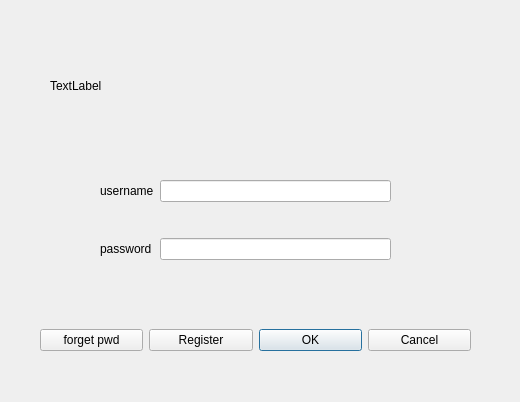
 <widget class="QDialog" name="login_window">
  <property name="geometry">
   <rect>
    <x>0</x>
    <y>0</y>
    <width>520</width>
    <height>402</height>
   </rect>
  </property>
  <property name="windowTitle">
   <string>Dialog</string>
  </property>
  <property name="styleSheet">
   <string notr="true">/* ---------------------------------------------------------------------------

    Created by the qtsass compiler

    WARNING! All changes made in this file will be lost!

--------------------------------------------------------------------------- */
/* QDarkStyleSheet -----------------------------------------------------------

This is the main style sheet, the palette has eight colors.

It is based on three selecting colors, three greyish (background) colors
plus three whitish (foreground) colors. Each set of widgets of the same
type have a header like this:

    ------------------
    GroupName --------
    ------------------

And each widget is separated with a header like this:

    QWidgetName ------

This makes more easy to find and change some css field. The basic
configuration is described bellow.

    BACKGROUND -----------

        Light  #4D545B #505F69 (unpressed)
        Normal #31363B #32414B (border, disabled, pressed, checked, toolbars, menus)
        Dark   #232629 #19232D (background)

    FOREGROUND -----------

        Light  #EFF0F1 #F0F0F0 (texts/labels)
        Normal         #AAAAAA (not used yet)
        Dark   #505F69 #787878 (disabled texts)

    SELECTION ------------

        Light  #179AE0 #148CD2 (selection/hover/active)
        Normal #3375A3 #1464A0 (selected)
        Dark   #18465D #14506E (selected disabled)

If a stranger configuration is required because of a bugfix or anything
else, keep the comment on the line above so nobody changes it, including the
issue number.

*/
/*

See Qt documentation:

//  - https://doc.qt.io/qt-5/stylesheet.html
//  - https://doc.qt.io/qt-5/stylesheet-reference.html
//  - https://doc.qt.io/qt-5/stylesheet-examples.html

--------------------------------------------------------------------------- */
/* QWidget ----------------------------------------------------------------

--------------------------------------------------------------------------- */
QWidget {
  background-color: #19232D;
  border: 0px solid #32414B;
  padding: 0px;
  color: #F0F0F0;
  selection-background-color: #1464A0;
  selection-color: #F0F0F0;
}

QWidget:disabled {
  background-color: #19232D;
  color: #787878;
  selection-background-color: #14506E;
  selection-color: #787878;
}

QWidget::item:selected {
  background-color: #1464A0;
}

QWidget::item:hover {
  background-color: #148CD2;
  color: #32414B;
}

/* QMainWindow ------------------------------------------------------------



--------------------------------------------------------------------------- */
QMainWindow::separator {
  background-color: #32414B;
  border: 0px solid #19232D;
  spacing: 0px;
  padding: 2px;
}

QMainWindow::separator:hover {
  background-color: #505F69;
  border: 0px solid #148CD2;
}

QMainWindow::separator:horizontal {
  width: 5px;
  margin-top: 2px;
  margin-bottom: 2px;
  image: url(&quot;:/qss_icons/rc/Vsepartoolbar.png&quot;);
}

QMainWindow::separator:vertical {
  height: 5px;
  margin-left: 2px;
  margin-right: 2px;
  image: url(&quot;:/qss_icons/rc/Hsepartoolbar.png&quot;);
}

/* QToolTip ---------------------------------------------------------------


--------------------------------------------------------------------------- */
QToolTip {
  background-color: #148CD2;
  border: 1px solid #19232D;
  color: #19232D;
  /* Remove padding, for fix combo box tooltip */
  padding: 0px;
  /* Reducing transparency to read better */
  opacity: 230;
}

/* QStatusBar -------------------------------------------------------------


--------------------------------------------------------------------------- */
QStatusBar {
  border: 1px solid #32414B;
  /* Fixes Spyder #9120, #9121 */
  background: #32414B;
}

QStatusBar QToolTip {
  background-color: #148CD2;
  border: 1px solid #19232D;
  color: #19232D;
  /* Remove padding, for fix combo box tooltip */
  padding: 0px;
  /* Reducing transparency to read better */
  opacity: 230;
}

QStatusBar QLabel {
  /* Fixes Spyder #9120, #9121 */
  background: transparent;
}

/* QCheckBox --------------------------------------------------------------


--------------------------------------------------------------------------- */
QCheckBox {
  background-color: #19232D;
  color: #F0F0F0;
  spacing: 4px;
  outline: none;
  padding-top: 4px;
  padding-bottom: 4px;
}

QCheckBox:focus {
  border: none;
}

QCheckBox QWidget:disabled {
  background-color: #19232D;
  color: #787878;
}

QCheckBox::indicator {
  margin-left: 4px;
  width: 16px;
  height: 16px;
}

QCheckBox::indicator:unchecked {
  image: url(&quot;:/qss_icons/rc/checkbox_unchecked.png&quot;);
}

QCheckBox::indicator:unchecked:hover, QCheckBox::indicator:unchecked:focus, QCheckBox::indicator:unchecked:pressed {
  border: none;
  image: url(&quot;:/qss_icons/rc/checkbox_unchecked_focus.png&quot;);
}

QCheckBox::indicator:unchecked:disabled {
  image: url(&quot;:/qss_icons/rc/checkbox_unchecked_disabled.png&quot;);
}

QCheckBox::indicator:checked {
  image: url(&quot;:/qss_icons/rc/checkbox_checked.png&quot;);
}

QCheckBox::indicator:checked:hover, QCheckBox::indicator:checked:focus, QCheckBox::indicator:checked:pressed {
  border: none;
  image: url(&quot;:/qss_icons/rc/checkbox_checked_focus.png&quot;);
}

QCheckBox::indicator:checked:disabled {
  image: url(&quot;:/qss_icons/rc/checkbox_checked_disabled.png&quot;);
}

QCheckBox::indicator:indeterminate {
  image: url(&quot;:/qss_icons/rc/checkbox_indeterminate.png&quot;);
}

QCheckBox::indicator:indeterminate:disabled {
  image: url(&quot;:/qss_icons/rc/checkbox_indeterminate_disabled.png&quot;);
}

QCheckBox::indicator:indeterminate:focus, QCheckBox::indicator:indeterminate:hover, QCheckBox::indicator:indeterminate:pressed {
  image: url(&quot;:/qss_icons/rc/checkbox_indeterminate_focus.png&quot;);
}

/* QGroupBox --------------------------------------------------------------

--------------------------------------------------------------------------- */
QGroupBox {
  font-weight: bold;
  border: 1px solid #32414B;
  border-radius: 4px;
  padding: 4px;
  margin-top: 16px;
}

QGroupBox::title {
  subcontrol-origin: margin;
  subcontrol-position: top left;
  left: 3px;
  padding-left: 3px;
  padding-right: 5px;
  padding-top: 8px;
  padding-bottom: 16px;
}

QGroupBox::indicator {
  margin-left: 2px;
  width: 16px;
  height: 16px;
}

QGroupBox::indicator:unchecked:hover, QGroupBox::indicator:unchecked:focus, QGroupBox::indicator:unchecked:pressed {
  border: none;
  image: url(&quot;:/qss_icons/rc/checkbox_unchecked_focus.png&quot;);
}

QGroupBox::indicator:unchecked:disabled {
  image: url(&quot;:/qss_icons/rc/checkbox_unchecked_disabled.png&quot;);
}

QGroupBox::indicator:checked:hover, QGroupBox::indicator:checked:focus, QGroupBox::indicator:checked:pressed {
  border: none;
  image: url(&quot;:/qss_icons/rc/checkbox_checked_focus.png&quot;);
}

QGroupBox::indicator:checked:disabled {
  image: url(&quot;:/qss_icons/rc/checkbox_checked_disabled.png&quot;);
}

/* QRadioButton -----------------------------------------------------------

https://doc.qt.io/qt-5/stylesheet-examples.html#customizing-qradiobutton

--------------------------------------------------------------------------- */
QRadioButton {
  background-color: #19232D;
  color: #F0F0F0;
  spacing: 0px;
  padding: 0px;
  border: none;
  outline: none;
}

QRadioButton:focus {
  border: none;
}

QRadioButton:disabled {
  background-color: #19232D;
  color: #787878;
  border: none;
  outline: none;
}

QRadioButton QWidget {
  background-color: #19232D;
  color: #F0F0F0;
  spacing: 0px;
  padding: 0px;
  outline: none;
  border: none;
}

QRadioButton::indicator {
  border: none;
  outline: none;
  margin-bottom: 2px;
  width: 25px;
  height: 25px;
}

QRadioButton::indicator:unchecked {
  image: url(&quot;:/qss_icons/rc/radio_unchecked.png&quot;);
}

QRadioButton::indicator:unchecked:hover, QRadioButton::indicator:unchecked:focus, QRadioButton::indicator:unchecked:pressed {
  border: none;
  outline: none;
  image: url(&quot;:/qss_icons/rc/radio_unchecked_focus.png&quot;);
}

QRadioButton::indicator:unchecked:disabled {
  image: url(&quot;:/qss_icons/rc/radio_unchecked_disabled.png&quot;);
}

QRadioButton::indicator:checked {
  border: none;
  outline: none;
  image: url(&quot;:/qss_icons/rc/radio_checked.png&quot;);
}

QRadioButton::indicator:checked:hover, QRadioButton::indicator:checked:focus, QRadioButton::indicator:checked:pressed {
  border: none;
  outline: none;
  image: url(&quot;:/qss_icons/rc/radio_checked_focus.png&quot;);
}

QRadioButton::indicator:checked:disabled {
  outline: none;
  image: url(&quot;:/qss_icons/rc/radio_checked_disabled.png&quot;);
}

/* QMenuBar ---------------------------------------------------------------

https://doc.qt.io/qt-5/stylesheet-examples.html#customizing-qmenubar

--------------------------------------------------------------------------- */
QMenuBar {
  background-color: #32414B;
  padding: 2px;
  border: 1px solid #19232D;
  color: #F0F0F0;
}

QMenuBar:focus {
  border: 1px solid #148CD2;
}

QMenuBar::item {
  background: transparent;
  padding: 4px;
}

QMenuBar::item:selected {
  padding: 4px;
  background: transparent;
  border: 0px solid #32414B;
}

QMenuBar::item:pressed {
  padding: 4px;
  border: 0px solid #32414B;
  background-color: #148CD2;
  color: #F0F0F0;
  margin-bottom: 0px;
  padding-bottom: 0px;
}

/* QMenu ------------------------------------------------------------------

https://doc.qt.io/qt-5/stylesheet-examples.html#customizing-qmenu

--------------------------------------------------------------------------- */
QMenu {
  border: 0px solid #32414B;
  color: #F0F0F0;
  margin: 0px;
}

QMenu::separator {
  height: 2px;
  background-color: #505F69;
  color: #F0F0F0;
  padding-left: 4px;
  margin-left: 2px;
  margin-right: 2px;
}

QMenu::icon {
  margin: 0px;
  padding-left: 4px;
}

QMenu::item {
  padding: 4px 24px 4px 24px;
  /* Reserve space for selection border */
  border: 1px transparent #32414B;
}

QMenu::item:selected {
  color: #F0F0F0;
}

QMenu::indicator {
  width: 12px;
  height: 12px;
  padding-left: 6px;
  /* non-exclusive indicator = check box style indicator (see QActionGroup::setExclusive) */
  /* exclusive indicator = radio button style indicator (see QActionGroup::setExclusive) */
}

QMenu::indicator:non-exclusive:unchecked {
  image: url(&quot;:/qss_icons/rc/checkbox_unchecked.png&quot;);
}

QMenu::indicator:non-exclusive:unchecked:selected {
  image: url(&quot;:/qss_icons/rc/checkbox_unchecked_disabled.png&quot;);
}

QMenu::indicator:non-exclusive:checked {
  image: url(&quot;:/qss_icons/rc/checkbox_checked.png&quot;);
}

QMenu::indicator:non-exclusive:checked:selected {
  image: url(&quot;:/qss_icons/rc/checkbox_checked_disabled.png&quot;);
}

QMenu::indicator:exclusive:unchecked {
  image: url(&quot;:/qss_icons/rc/radio_unchecked.png&quot;);
}

QMenu::indicator:exclusive:unchecked:selected {
  image: url(&quot;:/qss_icons/rc/radio_unchecked_disabled.png&quot;);
}

QMenu::indicator:exclusive:checked {
  image: url(&quot;:/qss_icons/rc/radio_checked.png&quot;);
}

QMenu::indicator:exclusive:checked:selected {
  image: url(&quot;:/qss_icons/rc/radio_checked_disabled.png&quot;);
}

QMenu::right-arrow {
  margin: 5px;
  image: url(&quot;:/qss_icons/rc/right_arrow.png&quot;);
}

/* QAbstractItemView ------------------------------------------------------

https://doc.qt.io/qt-5/stylesheet-examples.html#customizing-qcombobox

--------------------------------------------------------------------------- */
QAbstractItemView {
  alternate-background-color: #19232D;
  color: #F0F0F0;
  border: 1px solid #32414B;
  border-radius: 4px;
}

QAbstractItemView QLineEdit {
  padding: 2px;
}

/* QAbstractScrollArea ----------------------------------------------------

https://doc.qt.io/qt-5/stylesheet-examples.html#customizing-qabstractscrollarea

--------------------------------------------------------------------------- */
QAbstractScrollArea {
  background-color: #19232D;
  border: 1px solid #32414B;
  border-radius: 4px;
  padding: 4px;
  color: #F0F0F0;
}

QAbstractScrollArea:disabled {
  color: #787878;
}

/* QScrollArea ------------------------------------------------------------

--------------------------------------------------------------------------- */
QScrollArea QWidget QWidget:disabled {
  background-color: #19232D;
}

/* QScrollBar -------------------------------------------------------------

https://doc.qt.io/qt-5/stylesheet-examples.html#customizing-qscrollbar

--------------------------------------------------------------------------- */
QScrollBar:horizontal {
  height: 16px;
  margin: 2px 16px 2px 16px;
  border: 1px solid #32414B;
  border-radius: 4px;
  background-color: #19232D;
}

QScrollBar:vertical {
  background-color: #19232D;
  width: 16px;
  margin: 16px 2px 16px 2px;
  border: 1px solid #32414B;
  border-radius: 4px;
}

QScrollBar::handle:horizontal {
  background-color: #787878;
  border: 1px solid #32414B;
  border-radius: 4px;
  min-width: 8px;
}

QScrollBar::handle:horizontal:hover {
  background-color: #148CD2;
  border: 1px solid #148CD2;
  border-radius: 4px;
  min-width: 8px;
}

QScrollBar::handle:vertical {
  background-color: #787878;
  border: 1px solid #32414B;
  min-height: 8px;
  border-radius: 4px;
}

QScrollBar::handle:vertical:hover {
  background-color: #148CD2;
  border: 1px solid #148CD2;
  border-radius: 4px;
  min-height: 8px;
}

QScrollBar::add-line:horizontal {
  margin: 0px 0px 0px 0px;
  border-image: url(&quot;:/qss_icons/rc/right_arrow_disabled.png&quot;);
  width: 10px;
  height: 10px;
  subcontrol-position: right;
  subcontrol-origin: margin;
}

QScrollBar::add-line:horizontal:hover, QScrollBar::add-line:horizontal:on {
  border-image: url(&quot;:/qss_icons/rc/right_arrow.png&quot;);
  height: 10px;
  width: 10px;
  subcontrol-position: right;
  subcontrol-origin: margin;
}

QScrollBar::add-line:vertical {
  margin: 3px 0px 3px 0px;
  border-image: url(&quot;:/qss_icons/rc/down_arrow_disabled.png&quot;);
  height: 10px;
  width: 10px;
  subcontrol-position: bottom;
  subcontrol-origin: margin;
}

QScrollBar::add-line:vertical:hover, QScrollBar::add-line:vertical:on {
  border-image: url(&quot;:/qss_icons/rc/down_arrow.png&quot;);
  height: 10px;
  width: 10px;
  subcontrol-position: bottom;
  subcontrol-origin: margin;
}

QScrollBar::sub-line:horizontal {
  margin: 0px 3px 0px 3px;
  border-image: url(&quot;:/qss_icons/rc/left_arrow_disabled.png&quot;);
  height: 10px;
  width: 10px;
  subcontrol-position: left;
  subcontrol-origin: margin;
}

QScrollBar::sub-line:horizontal:hover, QScrollBar::sub-line:horizontal:on {
  border-image: url(&quot;:/qss_icons/rc/left_arrow.png&quot;);
  height: 10px;
  width: 10px;
  subcontrol-position: left;
  subcontrol-origin: margin;
}

QScrollBar::sub-line:vertical {
  margin: 3px 0px 3px 0px;
  border-image: url(&quot;:/qss_icons/rc/up_arrow_disabled.png&quot;);
  height: 10px;
  width: 10px;
  subcontrol-position: top;
  subcontrol-origin: margin;
}

QScrollBar::sub-line:vertical:hover, QScrollBar::sub-line:vertical:on {
  border-image: url(&quot;:/qss_icons/rc/up_arrow.png&quot;);
  height: 10px;
  width: 10px;
  subcontrol-position: top;
  subcontrol-origin: margin;
}

QScrollBar::up-arrow:horizontal, QScrollBar::down-arrow:horizontal {
  background: none;
}

QScrollBar::up-arrow:vertical, QScrollBar::down-arrow:vertical {
  background: none;
}

QScrollBar::add-page:horizontal, QScrollBar::sub-page:horizontal {
  background: none;
}

QScrollBar::add-page:vertical, QScrollBar::sub-page:vertical {
  background: none;
}

/* QTextEdit --------------------------------------------------------------

https://doc.qt.io/qt-5/stylesheet-examples.html#customizing-specific-widgets

--------------------------------------------------------------------------- */
QTextEdit {
  background-color: #19232D;
  color: #F0F0F0;
  border: 1px solid #32414B;
}

QTextEdit:hover {
  border: 1px solid #148CD2;
  color: #F0F0F0;
}

QTextEdit:selected {
  background: #1464A0;
  color: #32414B;
}

/* QPlainTextEdit ---------------------------------------------------------

--------------------------------------------------------------------------- */
QPlainTextEdit {
  background-color: #19232D;
  color: #F0F0F0;
  border-radius: 4px;
  border: 1px solid #32414B;
}

QPlainTextEdit:hover {
  border: 1px solid #148CD2;
  color: #F0F0F0;
}

QPlainTextEdit:selected {
  background: #1464A0;
  color: #32414B;
}

/* QSizeGrip --------------------------------------------------------------

https://doc.qt.io/qt-5/stylesheet-examples.html#customizing-qsizegrip

--------------------------------------------------------------------------- */
QSizeGrip {
  background: transparent;
  width: 12px;
  height: 12px;
  image: url(&quot;:/qss_icons/rc/sizegrip.png&quot;);
}

/* QStackedWidget ---------------------------------------------------------

--------------------------------------------------------------------------- */
QStackedWidget {
  padding: 4px;
  border: 1px solid #32414B;
  border: 1px solid #19232D;
}

/* QToolBar ---------------------------------------------------------------

https://doc.qt.io/qt-5/stylesheet-examples.html#customizing-qtoolbar

--------------------------------------------------------------------------- */
QToolBar {
  background-color: #32414B;
  border-bottom: 1px solid #19232D;
  padding: 2px;
  font-weight: bold;
}

QToolBar QToolButton {
  background-color: #32414B;
}

QToolBar::handle:horizontal {
  width: 6px;
  image: url(&quot;:/qss_icons/rc/Hmovetoolbar.png&quot;);
}

QToolBar::handle:vertical {
  height: 6px;
  image: url(&quot;:/qss_icons/rc/Vmovetoolbar.png&quot;);
}

QToolBar::separator:horizontal {
  width: 3px;
  image: url(&quot;:/qss_icons/rc/Hsepartoolbar.png&quot;);
}

QToolBar::separator:vertical {
  height: 3px;
  image: url(&quot;:/qss_icons/rc/Vsepartoolbar.png&quot;);
}

QToolButton#qt_toolbar_ext_button {
  background: #32414B;
  border: 0px;
  color: #F0F0F0;
  image: url(&quot;:/qss_icons/rc/right_arrow.png&quot;);
}

/* QAbstractSpinBox -------------------------------------------------------

--------------------------------------------------------------------------- */
QAbstractSpinBox {
  background-color: #19232D;
  border: 1px solid #32414B;
  color: #F0F0F0;
  /* This fixes 103, 111 */
  padding-top: 2px;
  /* This fixes 103, 111 */
  padding-bottom: 2px;
  padding-left: 4px;
  padding-right: 4px;
  border-radius: 4px;
  /* min-width: 5px; removed to fix 109 */
}

QAbstractSpinBox:up-button {
  background-color: transparent #19232D;
  subcontrol-origin: border;
  subcontrol-position: top right;
  border-left: 1px solid #32414B;
  margin: 1px;
}

QAbstractSpinBox::up-arrow, QAbstractSpinBox::up-arrow:disabled, QAbstractSpinBox::up-arrow:off {
  image: url(&quot;:/qss_icons/rc/up_arrow_disabled.png&quot;);
  width: 9px;
  height: 9px;
}

QAbstractSpinBox::up-arrow:hover {
  image: url(&quot;:/qss_icons/rc/up_arrow.png&quot;);
}

QAbstractSpinBox:down-button {
  background-color: transparent #19232D;
  subcontrol-origin: border;
  subcontrol-position: bottom right;
  border-left: 1px solid #32414B;
  margin: 1px;
}

QAbstractSpinBox::down-arrow, QAbstractSpinBox::down-arrow:disabled, QAbstractSpinBox::down-arrow:off {
  image: url(&quot;:/qss_icons/rc/down_arrow_disabled.png&quot;);
  width: 9px;
  height: 9px;
}

QAbstractSpinBox::down-arrow:hover {
  image: url(&quot;:/qss_icons/rc/down_arrow.png&quot;);
}

QAbstractSpinBox:hover {
  border: 1px solid #148CD2;
  color: #F0F0F0;
}

QAbstractSpinBox:selected {
  background: #1464A0;
  color: #32414B;
}

/* ------------------------------------------------------------------------ */
/* DISPLAYS --------------------------------------------------------------- */
/* ------------------------------------------------------------------------ */
/* QLabel -----------------------------------------------------------------

https://doc.qt.io/qt-5/stylesheet-examples.html#customizing-qframe

--------------------------------------------------------------------------- */
QLabel {
  background-color: #19232D;
  border: 0px solid #32414B;
  padding: 2px;
  margin: 0px;
  color: #F0F0F0;
}

QLabel::disabled {
  background-color: #19232D;
  border: 0px solid #32414B;
  color: #787878;
}

/* QTextBrowser -----------------------------------------------------------

https://doc.qt.io/qt-5/stylesheet-examples.html#customizing-qabstractscrollarea

--------------------------------------------------------------------------- */
QTextBrowser {
  background-color: #19232D;
  border: 1px solid #32414B;
  color: #F0F0F0;
  border-radius: 4px;
}

QTextBrowser:disabled {
  background-color: #19232D;
  border: 1px solid #32414B;
  color: #787878;
  border-radius: 4px;
}

QTextBrowser:hover, QTextBrowser:!hover, QTextBrowser::selected, QTextBrowser::pressed {
  border: 1px solid #32414B;
}

/* QGraphicsView ----------------------------------------------------------

--------------------------------------------------------------------------- */
QGraphicsView {
  background-color: #19232D;
  border: 1px solid #32414B;
  color: #F0F0F0;
  border-radius: 4px;
}

QGraphicsView:disabled {
  background-color: #19232D;
  border: 1px solid #32414B;
  color: #787878;
  border-radius: 4px;
}

QGraphicsView:hover, QGraphicsView:!hover, QGraphicsView::selected, QGraphicsView::pressed {
  border: 1px solid #32414B;
}

/* QCalendarWidget --------------------------------------------------------

--------------------------------------------------------------------------- */
QCalendarWidget {
  border: 1px solid #32414B;
  border-radius: 4px;
}

QCalendarWidget:disabled {
  background-color: #19232D;
  color: #787878;
}

/* QLCDNumber -------------------------------------------------------------

--------------------------------------------------------------------------- */
QLCDNumber {
  background-color: #19232D;
  color: #F0F0F0;
}

QLCDNumber:disabled {
  background-color: #19232D;
  color: #787878;
}

/* QProgressBar -----------------------------------------------------------

https://doc.qt.io/qt-5/stylesheet-examples.html#customizing-qprogressbar

--------------------------------------------------------------------------- */
QProgressBar {
  background-color: #19232D;
  border: 1px solid #32414B;
  color: #F0F0F0;
  border-radius: 4px;
  text-align: center;
}

QProgressBar:disabled {
  background-color: #19232D;
  border: 1px solid #32414B;
  color: #787878;
  border-radius: 4px;
  text-align: center;
}

QProgressBar::chunk {
  background-color: #1464A0;
  color: #19232D;
  border-radius: 4px;
}

QProgressBar::chunk:disabled {
  background-color: #14506E;
  color: #787878;
  border-radius: 4px;
}

/* ------------------------------------------------------------------------ */
/* BUTTONS ---------------------------------------------------------------- */
/* ------------------------------------------------------------------------ */
/* QPushButton ------------------------------------------------------------

https://doc.qt.io/qt-5/stylesheet-examples.html#customizing-qpushbutton

--------------------------------------------------------------------------- */
QPushButton {
  background-color: #505F69;
  border: 1px solid #32414B;
  color: #F0F0F0;
  border-radius: 4px;
  padding: 3px;
  outline: none;
}

QPushButton:disabled {
  background-color: #32414B;
  border: 1px solid #32414B;
  color: #787878;
  border-radius: 4px;
  padding: 3px;
}

QPushButton:checked {
  background-color: #32414B;
  border: 1px solid #32414B;
  border-radius: 4px;
  padding: 3px;
  outline: none;
}

QPushButton:checked:disabled {
  background-color: #19232D;
  border: 1px solid #32414B;
  color: #787878;
  border-radius: 4px;
  padding: 3px;
  outline: none;
}

QPushButton:checked:selected {
  background: #1464A0;
  color: #32414B;
}

QPushButton:checked:hover {
  border: 1px solid #148CD2;
  color: #F0F0F0;
}

QPushButton::menu-indicator {
  subcontrol-origin: padding;
  subcontrol-position: bottom right;
  bottom: 4px;
}

QPushButton:pressed {
  background-color: #19232D;
  border: 1px solid #19232D;
}

QPushButton:pressed:hover {
  border: 1px solid #148CD2;
}

QPushButton:hover {
  border: 1px solid #148CD2;
  color: #F0F0F0;
}

QPushButton:selected {
  background: #1464A0;
  color: #32414B;
}

/* QToolButton ------------------------------------------------------------

https://doc.qt.io/qt-5/stylesheet-examples.html#customizing-qtoolbutton

--------------------------------------------------------------------------- */
QToolButton {
  background-color: transparent;
  border: 1px solid #32414B;
  border-radius: 4px;
  margin: 0px;
  padding: 2px;
  /* The subcontrols below are used only in the MenuButtonPopup mode */
  /* The subcontrol below is used only in the InstantPopup or DelayedPopup mode */
}

QToolButton:checked {
  background-color: #19232D;
  border: 1px solid #19232D;
}

QToolButton:checked:hover {
  border: 1px solid #148CD2;
}

QToolButton:pressed {
  background-color: #19232D;
  border: 1px solid #19232D;
}

QToolButton:pressed:hover {
  border: 1px solid #148CD2;
}

QToolButton:disabled {
  border: 1px solid #32414B;
}

QToolButton:hover {
  border: 1px solid #148CD2;
}

QToolButton[popupMode=&quot;1&quot;] {
  padding: 2px;
  /* Only for MenuButtonPopup */
  padding-right: 12px;
  /* Make way for the popup button */
  border: 1px solid #32414B;
  border-radius: 4px;
}

QToolButton[popupMode=&quot;2&quot;] {
  padding: 2px;
  /* Only for InstantPopup */
  padding-right: 12px;
  /* Make way for the popup button */
  border: 1px solid #32414B;
}

QToolButton::menu-button {
  padding: 2px;
  border-radius: 4px;
  border: 1px solid #32414B;
  border-top-right-radius: 4px;
  border-bottom-right-radius: 4px;
  /* 16px width + 4px for border = 20px allocated above */
  width: 16px;
  outline: none;
}

QToolButton::menu-button:hover {
  border: 1px solid #148CD2;
}

QToolButton::menu-button:checked:hover {
  border: 1px solid #148CD2;
}

QToolButton::menu-indicator {
  image: url(&quot;:/qss_icons/rc/down_arrow.png&quot;);
  top: -8px;
  /* Shift it a bit */
  left: -4px;
  /* Shift it a bit */
}

QToolButton::menu-arrow {
  image: url(&quot;:/qss_icons/rc/down_arrow.png&quot;);
}

QToolButton::menu-arrow:open {
  border: 1px solid #32414B;
}

/* QCommandLinkButton -----------------------------------------------------

--------------------------------------------------------------------------- */
QCommandLinkButton {
  background-color: transparent;
  border: 1px solid #32414B;
  color: #F0F0F0;
  border-radius: 4px;
  padding: 0px;
  margin: 0px;
}

QCommandLinkButton:disabled {
  background-color: transparent;
  color: #787878;
}

/* ------------------------------------------------------------------------ */
/* INPUTS - NO FIELDS ----------------------------------------------------- */
/* ------------------------------------------------------------------------ */
/* QComboBox --------------------------------------------------------------

https://doc.qt.io/qt-5/stylesheet-examples.html#customizing-qcombobox

--------------------------------------------------------------------------- */
QComboBox {
  border: 1px solid #32414B;
  border-radius: 4px;
  selection-background-color: #1464A0;
  padding-left: 4px;
  padding-right: 4px;
  /* Fixes #103, #111 */
  min-height: 1.5em;
  /* padding-top: 2px;     removed to fix #132 */
  /* padding-bottom: 2px;  removed to fix #132 */
  /* min-width: 75px;      removed to fix #109 */
  /* Needed to remove indicator - fix #132 */
}

QComboBox QAbstractItemView {
  background-color: #19232D;
  border-radius: 4px;
  border: 1px solid #32414B;
  selection-color: #148CD2;
  selection-background-color: #32414B;
}

QComboBox:disabled {
  background-color: #19232D;
  color: #787878;
}

QComboBox:hover {
  border: 1px solid #148CD2;
}

QComboBox:on {
  selection-background-color: #19232D;
}

QComboBox::indicator {
  background-color: transparent;
  selection-background-color: transparent;
  color: transparent;
  selection-color: transparent;
  /* Needed to remove indicator - fix #132 */
}

QComboBox::indicator:alternate {
  background: #19232D;
}

QComboBox::item:alternate {
  background: #19232D;
}

QComboBox::item:checked {
  font-weight: bold;
}

QComboBox::item:selected {
  border: 0px solid transparent;
}

QComboBox::drop-down {
  subcontrol-origin: padding;
  subcontrol-position: top right;
  width: 20px;
  border-left-width: 0px;
  border-left-color: #32414B;
  border-left-style: solid;
  border-top-right-radius: 3px;
  border-bottom-right-radius: 3px;
}

QComboBox::down-arrow {
  image: url(&quot;:/qss_icons/rc/down_arrow_disabled.png&quot;);
}

QComboBox::down-arrow:on, QComboBox::down-arrow:hover, QComboBox::down-arrow:focus {
  image: url(&quot;:/qss_icons/rc/down_arrow.png&quot;);
}

/* QSlider ----------------------------------------------------------------

https://doc.qt.io/qt-5/stylesheet-examples.html#customizing-qslider

--------------------------------------------------------------------------- */
QSlider:disabled {
  background: #19232D;
}

QSlider:focus {
  border: none;
}

QSlider::groove:horizontal {
  background: #32414B;
  border: 1px solid #32414B;
  height: 4px;
  margin: 0px;
  border-radius: 4px;
}

QSlider::groove:vertical {
  background: #32414B;
  border: 1px solid #32414B;
  width: 4px;
  margin: 0px;
  border-radius: 4px;
}

QSlider::add-page:vertical {
  background: #1464A0;
  border: 1px solid #32414B;
  width: 4px;
  margin: 0px;
  border-radius: 4px;
}

QSlider::add-page:vertical :disabled {
  background: #14506E;
}

QSlider::sub-page:horizontal {
  background: #1464A0;
  border: 1px solid #32414B;
  height: 4px;
  margin: 0px;
  border-radius: 4px;
}

QSlider::sub-page:horizontal:disabled {
  background: #14506E;
}

QSlider::handle:horizontal {
  background: #787878;
  border: 1px solid #32414B;
  width: 8px;
  height: 8px;
  margin: -8px 0px;
  border-radius: 4px;
}

QSlider::handle:horizontal:hover {
  background: #148CD2;
  border: 1px solid #148CD2;
}

QSlider::handle:vertical {
  background: #787878;
  border: 1px solid #32414B;
  width: 8px;
  height: 8px;
  margin: 0 -8px;
  border-radius: 4px;
}

QSlider::handle:vertical:hover {
  background: #148CD2;
  border: 1px solid #148CD2;
}

/* QLineEdit --------------------------------------------------------------

https://doc.qt.io/qt-5/stylesheet-examples.html#customizing-qlineedit

--------------------------------------------------------------------------- */
QLineEdit {
  background-color: #19232D;
  padding-top: 2px;
  /* This QLineEdit fix  103, 111 */
  padding-bottom: 2px;
  /* This QLineEdit fix  103, 111 */
  padding-left: 4px;
  padding-right: 4px;
  border-style: solid;
  border: 1px solid #32414B;
  border-radius: 4px;
  color: #F0F0F0;
}

QLineEdit:disabled {
  background-color: #19232D;
  color: #787878;
}

QLineEdit:hover {
  border: 1px solid #148CD2;
  color: #F0F0F0;
}

QLineEdit:selected {
  background: #1464A0;
  color: #32414B;
}

/* QTabWiget --------------------------------------------------------------

https://doc.qt.io/qt-5/stylesheet-examples.html#customizing-qtabwidget-and-qtabbar

--------------------------------------------------------------------------- */
QTabWidget {
  padding: 2px;
  selection-background-color: #32414B;
  /* Add wanted borders - fix #141, #126, #123 */
}

QTabWidget QWidget {
  border: 0px solid #32414B;
}

QTabWidget QWidget QWidget
QTableView,
QTabWidget QTreeView,
QTabWidget QListView,
QTabWidget QGroupBox,
QTabWidget QLineEdit,
QTabWidget QComboBox,
QTabWidget QFontComboBox,
QTabWidget QTextEdit,
QTabWidget QSpinBox,
QTabWidget QDoubleSpinBox {
  border: 1px solid #32414B;
}

QTabWidget::pane {
  border: 1px solid #32414B;
  border-radius: 4px;
  margin: 0px;
  /* Fixes double border inside pane wit pyqt5 */
  padding: 0px;
}

QTabWidget::pane:selected {
  background-colo</string>
  </property>
  <widget class="QWidget" name="gridLayoutWidget">
   <property name="geometry">
    <rect>
     <x>100</x>
     <y>150</y>
     <width>291</width>
     <height>141</height>
    </rect>
   </property>
   <layout class="QGridLayout" name="gridLayout">
    <item row="1" column="0">
     <widget class="QLabel" name="pwd">
      <property name="text">
       <string>password</string>
      </property>
     </widget>
    </item>
    <item row="0" column="0">
     <widget class="QLabel" name="username">
      <property name="text">
       <string>username</string>
      </property>
     </widget>
    </item>
    <item row="0" column="1">
     <widget class="QLineEdit" name="username_lineEdit"/>
    </item>
    <item row="1" column="1">
     <widget class="QLineEdit" name="pwd_lineEdit"/>
    </item>
   </layout>
  </widget>
  <widget class="QWidget" name="gridLayoutWidget_2">
   <property name="geometry">
    <rect>
     <x>40</x>
     <y>300</y>
     <width>431</width>
     <height>81</height>
    </rect>
   </property>
   <layout class="QGridLayout" name="gridLayout_2">
    <item row="0" column="2">
     <widget class="QPushButton" name="OKBtn">
      <property name="text">
       <string>OK</string>
      </property>
     </widget>
    </item>
    <item row="0" column="1">
     <widget class="QPushButton" name="register_2">
      <property name="text">
       <string>Register</string>
      </property>
     </widget>
    </item>
    <item row="0" column="3">
     <widget class="QPushButton" name="CancelBtn">
      <property name="text">
       <string>Cancel</string>
      </property>
     </widget>
    </item>
    <item row="0" column="0">
     <widget class="QPushButton" name="forget_pwd">
      <property name="text">
       <string>forget pwd</string>
      </property>
     </widget>
    </item>
   </layout>
  </widget>
  <widget class="QLabel" name="label">
   <property name="geometry">
    <rect>
     <x>50</x>
     <y>40</y>
     <width>401</width>
     <height>91</height>
    </rect>
   </property>
   <property name="text">
    <string>TextLabel</string>
   </property>
  </widget>
 </widget>
